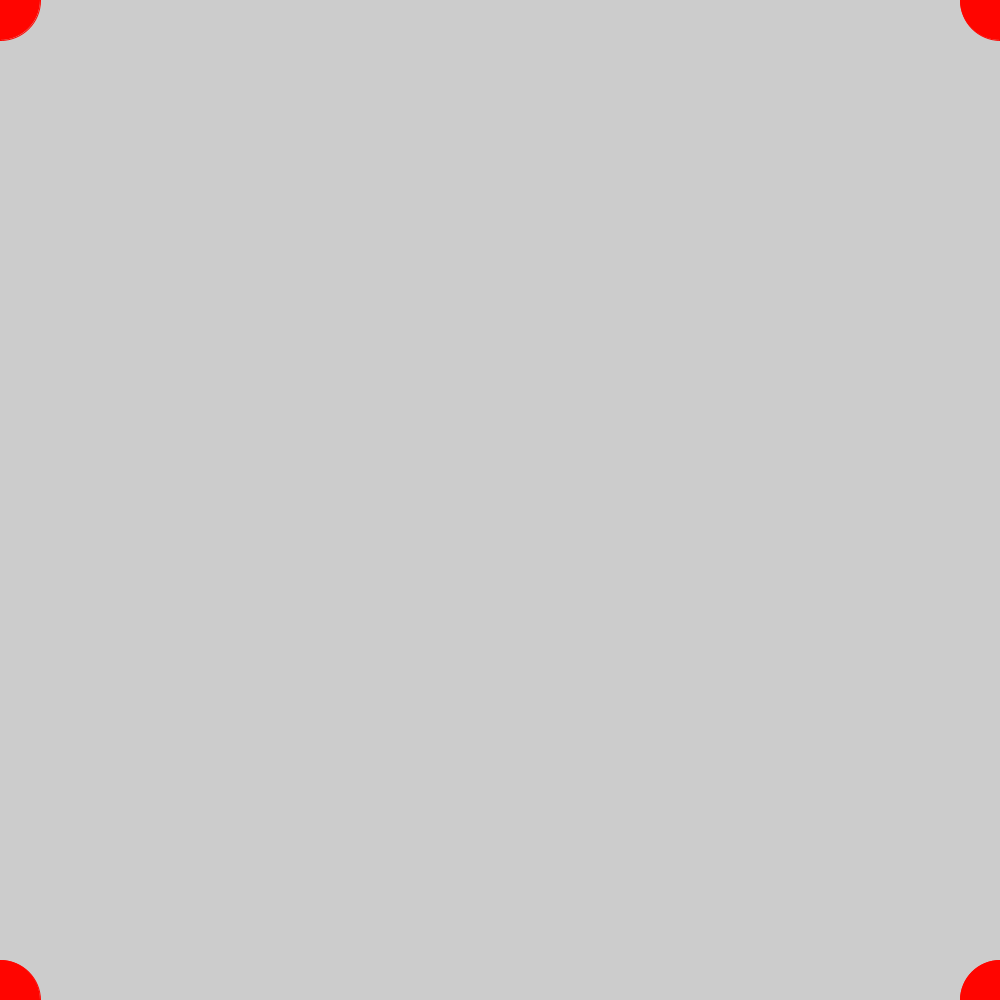
Frame 1 (no input)
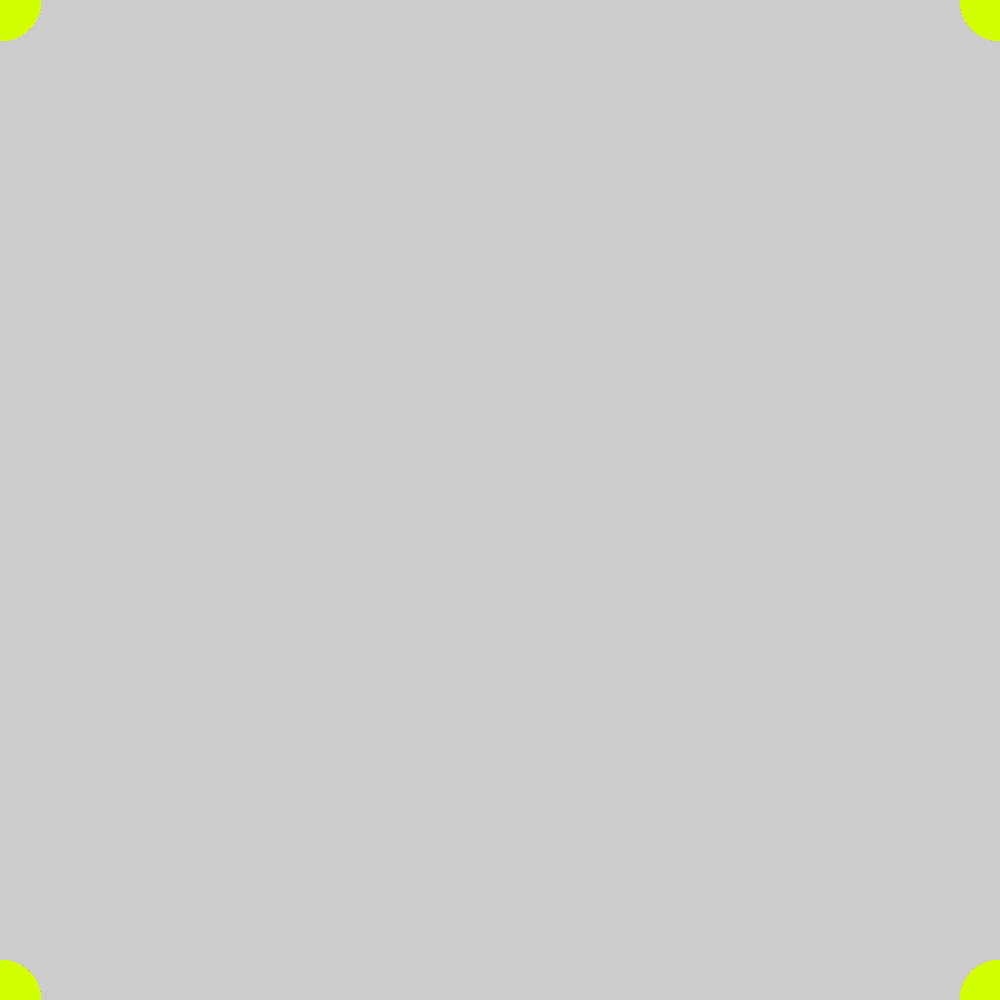
Frame 60 (the mouse pressed at the canvas centre just before this capture)
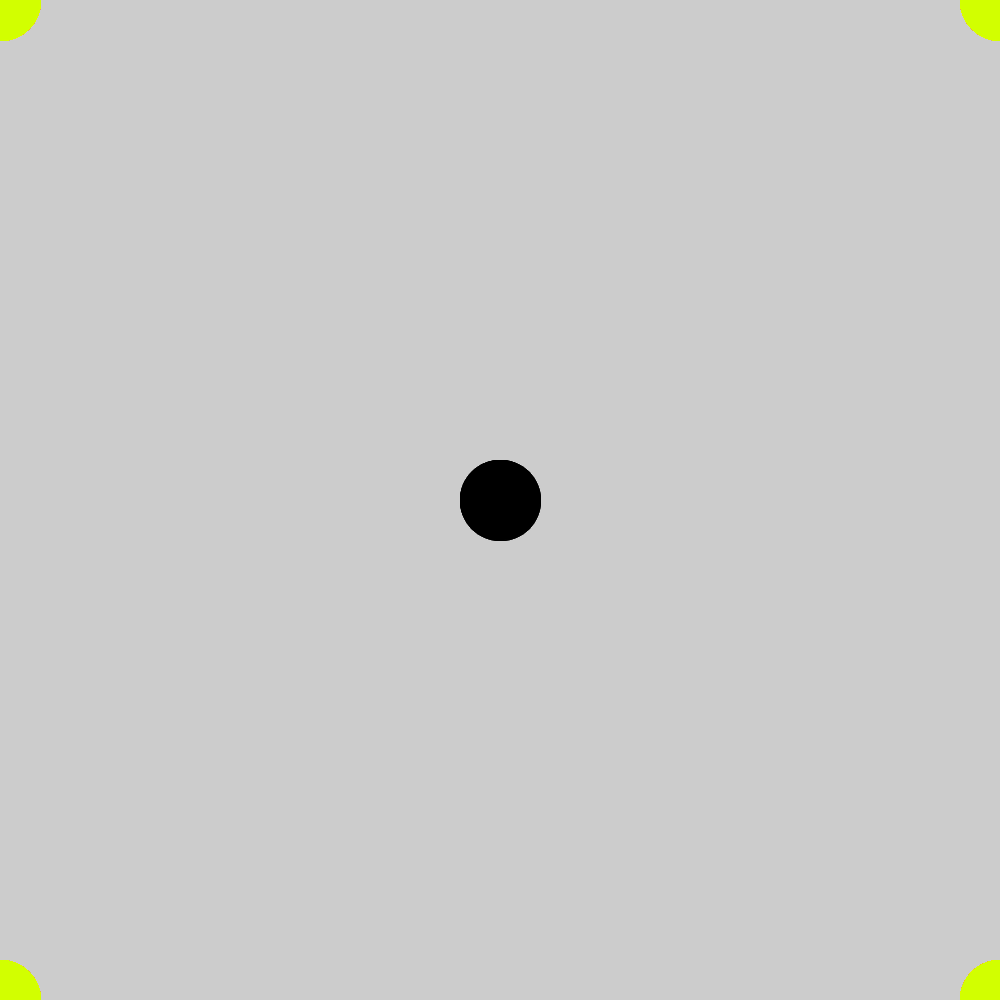
Frame 120 (the mouse held since frame 60 and released just before this capture)

The Processing sketch that drew these frames (run headless with seeded random() and noise(); from frame 60 on, the mouse is pressed at the canvas centre):

// Processing sketch: sketch_210413a
// ── sketch_210413a.pde
boolean isBlack = false;
int redC = 255;
int greenC = 0;
int blueC = 0;
int changeSpeed = 5;

void setup() {
  size(1000, 1000);
}



void draw() {

  if (mousePressed) {

    if (!isBlack)
    {
       fill(255);
       stroke(255);
       isBlack = !isBlack;
    }
    else
    {
      fill(0);
      stroke(0);
      isBlack = !isBlack;
    }
    
  } else {
    //red to yellow
    if (greenC < 255 && redC >= 255 && blueC == 0)
    {
      greenC += changeSpeed;
      blueC = 0;
    }
    //yellow to green
    else if (redC > 0 && greenC >= 255)
    {
      redC -= changeSpeed;
      greenC = 255;
    }
    //green to cyan
    else if (blueC < 255 && greenC >= 255)
    {
      redC = 0;
      blueC += changeSpeed;
    }
    //cyan to blue
    else if (greenC > 0 && blueC >= 255)
    {
      greenC -= changeSpeed;
      blueC = 255;
    }
    //blue to magenta
    else if (redC < 255 && blueC >= 255)
    {
      redC += changeSpeed;
      greenC = 0;
    }
    //magenta to red
    else if (blueC > 0 && redC >= 255)
    {
      redC = 255;
      blueC -= changeSpeed;
    }
    fill(redC, greenC, blueC);
    stroke(redC, greenC, blueC);

  }
  ellipse(mouseX, mouseY, 80, 80);
    ellipse(-mouseX+1000, mouseY, 80, 80);
      ellipse(mouseX, -mouseY+1000, 80, 80);
        ellipse(-mouseX+1000, -mouseY+1000, 80, 80);
}
